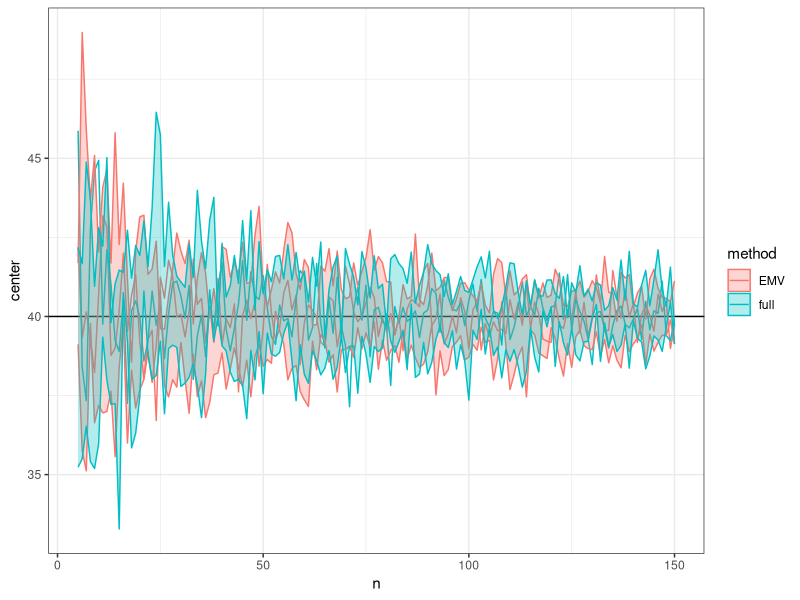

Reproduce this figure in R.
library(tidyverse)
library(knitr)
library(kableExtra)

# Ejercicio 1 ####
mean_x <- 15.22
mean_y <- 15.30
n1 <- 12
n2 <- 11
sigma <- 0.1
level <- 0.95
alpha <- 1 - level

mean_x - mean_y - qnorm(1-alpha/2) * sigma * sqrt(1/n1 + 1/n2)
mean_x - mean_y + qnorm(1-alpha/2) * sigma * sqrt(1/n1 + 1/n2)

# Ejercicio 2 ####
x <- c(1.43, 1.27, 1.48, 1.53, 1.71, 1.72)
y <- c(1.42, 1.24, 1.39, 1.41, 1.6, 1.61)
z <- x-y
n <- length(z)
level <- 0.95
alpha <- 1 - level

mean(z) - qt(df = n-1, p = 1-alpha/2) * sqrt(var(z)/n)
mean(z) + qt(df = n-1, p = 1-alpha/2) * sqrt(var(z)/n)

t.test(x, y, paired = TRUE)

# Ejercicio 3 ####
x <- c(94, 90, 100, 104, 100, 100, 96, 98, 100, 105, 99, 108, 101, 99)
n1 <- length(x)
m1 <- mean(x)
s12 <- var(x)
y <- c(105, 109, 93, 113, 113, 106, 108, 117, 113, 102, 95, 108, 117, 105)
n2 <- length(y)
m2 <- mean(y)
s22 <- var(y)

sp2 <- (s12 * (n1-1) + s22 * (n2-1)) / (n1+n2-2)

level <- 0.95
alpha <- 1 - level

m1 - m2 - qt(df = n1+n2-2, p = 1-alpha/2) * sqrt(sp2 * (1/n1 + 1/n2))
m1 - m2 + qt(df = n1+n2-2, p = 1-alpha/2) * sqrt(sp2 * (1/n1 + 1/n2))

t.test(x, y, level = level, var.equal = TRUE)

# Ejercicio 4 ####
n <- 100
curados <- 30
phat <- curados/n

nivel <- 0.95
alfa <- 1-nivel

## b-i ####
phat - qnorm(1-alfa/2) * sqrt(phat*(1-phat)/n)
phat + qnorm(1-alfa/2) * sqrt(phat*(1-phat)/n)

## b-ii ####
lmax <- 0.1

ceiling((qnorm(1-alfa/2) / lmax)^2)

# Ejercicio 5 ####
x <- c(35, 41, 38, 40, 34, 36, 41, 48, 42, 46, 39, 37, 41, 35, 37, 38, 42, 43, 44, 67) 
n <- length(x)

nivel <- 0.9
alfa <- 1 - nivel

# A partir de EMV
CIpoisEMV <- function(x, nivel) {
  n <- length(x)  
  alfa <- 1 - nivel
  c(mean(x), mean(x) - qnorm(1-alfa/2) * sqrt(mean(x)/n) ,mean(x) + qnorm(1-alfa/2) * sqrt(mean(x)/n))
}
CIpoisEMV(x, nivel)

# Despejando a lo bestia
CIpois <- function(x, nivel) {
  n <- length(x)  
  alfa <- 1 - nivel
  Z <- qnorm(1-alfa/2)
  c(mean(x) + Z^2/(2*n), mean(x) + Z^2/(2*n) - Z/2 * sqrt(4 * mean(x)/n + Z^2/n^2), mean(x) + Z^2/(2*n) + Z/2 * sqrt(4 * mean(x)/n + Z^2/n^2))
}
CIpois(x, nivel)

# Comparemos ambos
comparaCI <- function(n, nivel) {
  x <- rpois(lambda = 40, n = n)
  c(CIpoisEMV(x, nivel), CIpois(x, nivel)) 
}
comparaCI(2, nivel)

data <- expand_grid(method = c("EMV", "full"), n = 5:150) %>%
  rowwise() %>%
  mutate(center = if_else(method == "EMV", comparaCI(n, nivel)[1], comparaCI(n, nivel)[4]),
         min = if_else(method == "EMV", comparaCI(n, nivel)[2], comparaCI(n, nivel)[5]),
         max = if_else(method == "EMV", comparaCI(n, nivel)[3], comparaCI(n, nivel)[6]))

data %>% ggplot(aes(x = n,
           y = center,
           color = method,
           fill = method)) +
  geom_hline(yintercept = 40) +
  geom_line() +
  geom_ribbon(aes(ymin = min, ymax = max), alpha = .3) +
  theme_bw()

# Ejercicio 7 ####
estimar_p_intervalo <- function(nivel, x, metodo = 1) {
  alfa <- 1 - nivel
  Z <- qnorm(1-alfa/2)
  n <- length(x)
  if (metodo == 1) {
  int <- c(mean(x) - Z * sqrt(mean(x)*(1-mean(x))/n), 
           mean(x) + Z * sqrt(mean(x)*(1-mean(x))/n))  
  } else {
    a <- n^2 + n*Z^2
    b <- -2*n*sum(x) - Z^2*n
    c <- (sum(x))^2
    int <- c((-b - sqrt(b^2-4*a*c)) / (2*a), 
             (-b + sqrt(b^2-4*a*c)) / (2*a)) 
  }
  int
}
x <- rbinom(prob = .5, n = 100000, size = 1)
estimar_p_intervalo(.95, x, metodo = 2)

hallar_n_p <- function(nivel, lmax) {
  alfa <- 1 - nivel
  ceiling((qnorm(1-alfa/2) / lmax)^2) 
}
hallar_n_p(.95, 0.1)

# Ejercicio 8 ####
calcular_cubrimiento_empirico <- function(p, nivel, n, Nrep, semilla, metodo = 1) {
  cubrimiento <- rep(NA, Nrep)
  long <- rep(NA, Nrep)
  set.seed(semilla)
  for (i in 1:Nrep) {
    x <- rbinom(prob = p, n = n, size = 1)
    int <- estimar_p_intervalo(nivel, x, metodo)
    cubrimiento[i] <- (p>=int[1]) & (p<=int[2])
    long[i] <- diff(int)
  } 
  paste0(round(mean(cubrimiento), digits = 3)," (", round(mean(long), digits = 3), ")")
}

calcular_cubrimiento_empirico(p = .5, nivel = .95, n = 100, Nrep = 1000, semilla = 2)

data_1 <- expand_grid(n = c(5, 10, 30, 50, 100, 1000),
                    p = c(0.1, 0.5)) %>%
  rowwise() %>%
  mutate(result = calcular_cubrimiento_empirico(p = p, nivel = .95, n = n, Nrep = 1000, semilla = 2, metodo = 1)) %>%
  pivot_wider(names_from = n, values_from = result) 

data_1 %>%
  kbl(caption = "Metodo 1", # Adding caption  
      format = "latex") %>% # Output format = latex 
  kable_classic(html_font = "Cambria") # Font = Cambria 

data_2 <- expand_grid(n = c(5, 10, 30, 50, 100, 1000),
                      p = c(0.1, 0.5)) %>%
  rowwise() %>%
  mutate(result = calcular_cubrimiento_empirico(p = p, nivel = .95, n = n, Nrep = 1000, semilla = 2, metodo = 2)) %>%
  pivot_wider(names_from = n, values_from = result) 

data_2 %>%
  kbl(caption = "Metodo 2", # Adding caption  
      format = "latex") %>% # Output format = latex 
  kable_classic(html_font = "Cambria") # Font = Cambria 
